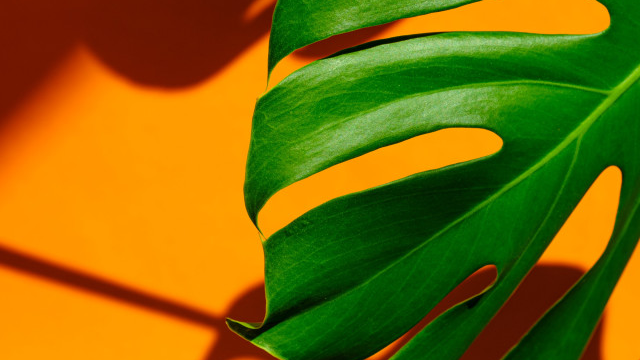
//> input picture OpenCV/OpenCV_Code/test.png, 640 x 360 px
$ ./main   (built with g++ and OpenCV 4)
//> lines starting //> are read from the running program, lines starting //| are printed output that depends on the picture
#include <iostream>
#include <opencv2/opencv.hpp>

int main()
{
	cv::Mat srcImg, dstImg;
	srcImg = cv::imread("../test.png");
//> srcImg is the input picture: 360 rows x 640 cols, CV_8UC3; mean B, G, R 5.1, 106.4, 126.4
	if (srcImg.empty())
	{
		std::cerr << "Error: cannot load image!\n";
		return -1;
	}
	cv::imshow("src image", srcImg);

	// 1. Gaussian Blur
	cv::GaussianBlur(srcImg, srcImg, cv::Size(3, 3), 0, 0);
	// 2. 转为灰度
	cv::cvtColor(srcImg, srcImg, cv::COLOR_BGR2GRAY);
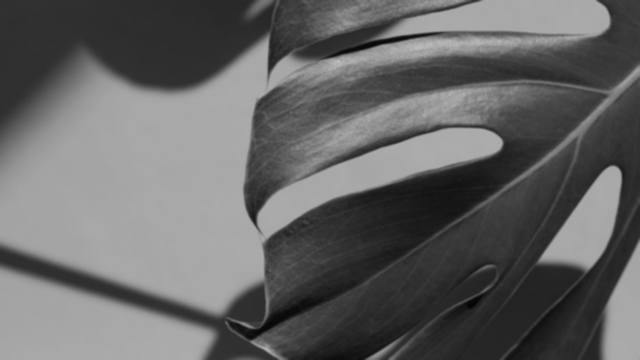
//> srcImg: 360 rows x 640 cols, CV_8UC1; min 4, max 191, mean 100.9
	// 3. Laplacian
	cv::Mat edgeImg;
	cv::Laplacian(srcImg, edgeImg, CV_16S, 3, 1);
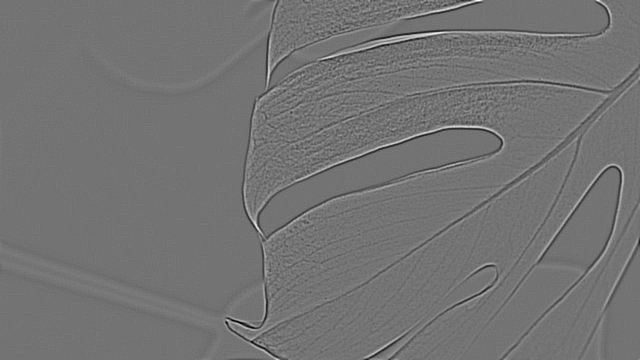
//> edgeImg: 360 rows x 640 cols, CV_16SC1; min -210, max 252, mean 0; drawn with min black and max white
	// 4. convertScaleAbs
	cv::convertScaleAbs(edgeImg, edgeImg);
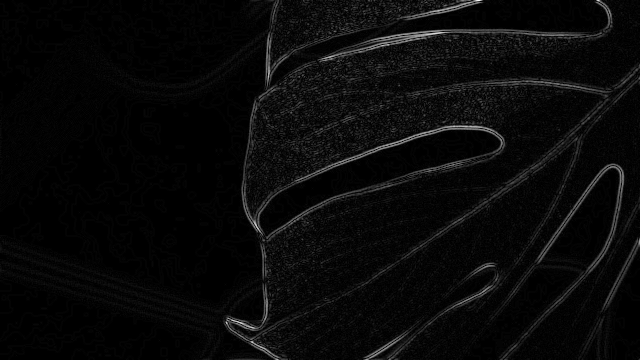
//> edgeImg: 360 rows x 640 cols, CV_8UC1; min 0, max 252, mean 9.2

	// cv::threshold(edgeImg, edgeImg, 0, 255, cv::THRESH_OTSU | cv::THRESH_BINARY);
	cv::imshow("edge image", edgeImg);


	cv::waitKey(0);
	return 0;
}
